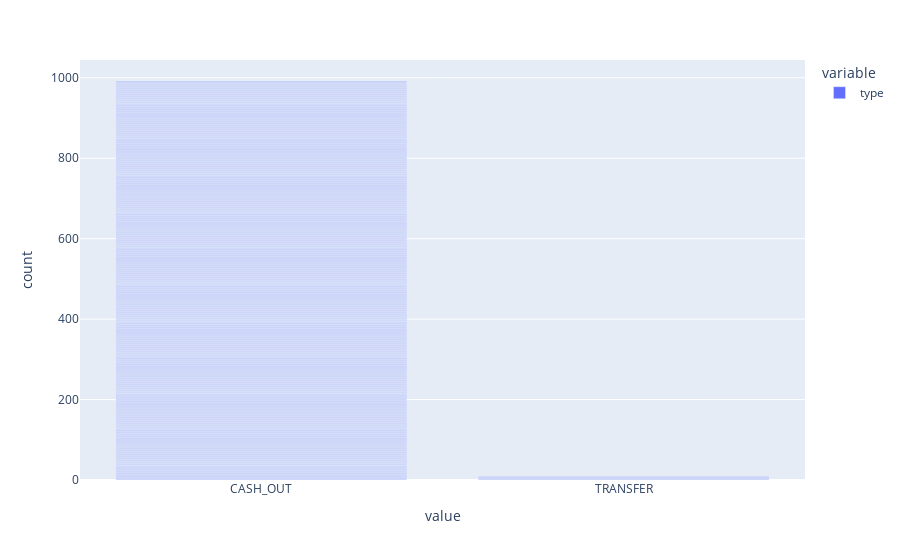

Notebook code for this chart:
### Code cell
frauds_df['type'].plot.bar()

### Figure 1 — Plotly figure (JSON) as saved in the notebook; plotly's stock layout.template omitted (floating-point values rounded to 4 significant figures; data arrays with more than 128 entries replaced by an {"elided": "..."} marker saying what was removed)
{"data": [{"alignmentgroup": "True", "hovertemplate": "variable=type<br>value=%{x}<br>count=%{y}<extra></extra>", "legendgroup": "type", "marker": {"color": "#636efa", "pattern": {"shape": ""}}, "name": "type", "offsetgroup": "type", "orientation": "v", "showlegend": true, "textposition": "auto", "type": "bar", "x": {"elided": "1000 str values"}, "xaxis": "x", "y": {"elided": "1000 int values"}, "yaxis": "y"}], "layout": {"barmode": "relative", "legend": {"title": {"text": "variable"}, "tracegroupgap": 0}, "margin": {"t": 60}, "xaxis": {"anchor": "y", "domain": [0, 1], "title": {"text": "value"}}, "yaxis": {"anchor": "x", "domain": [0, 1], "title": {"text": "count"}}}}
